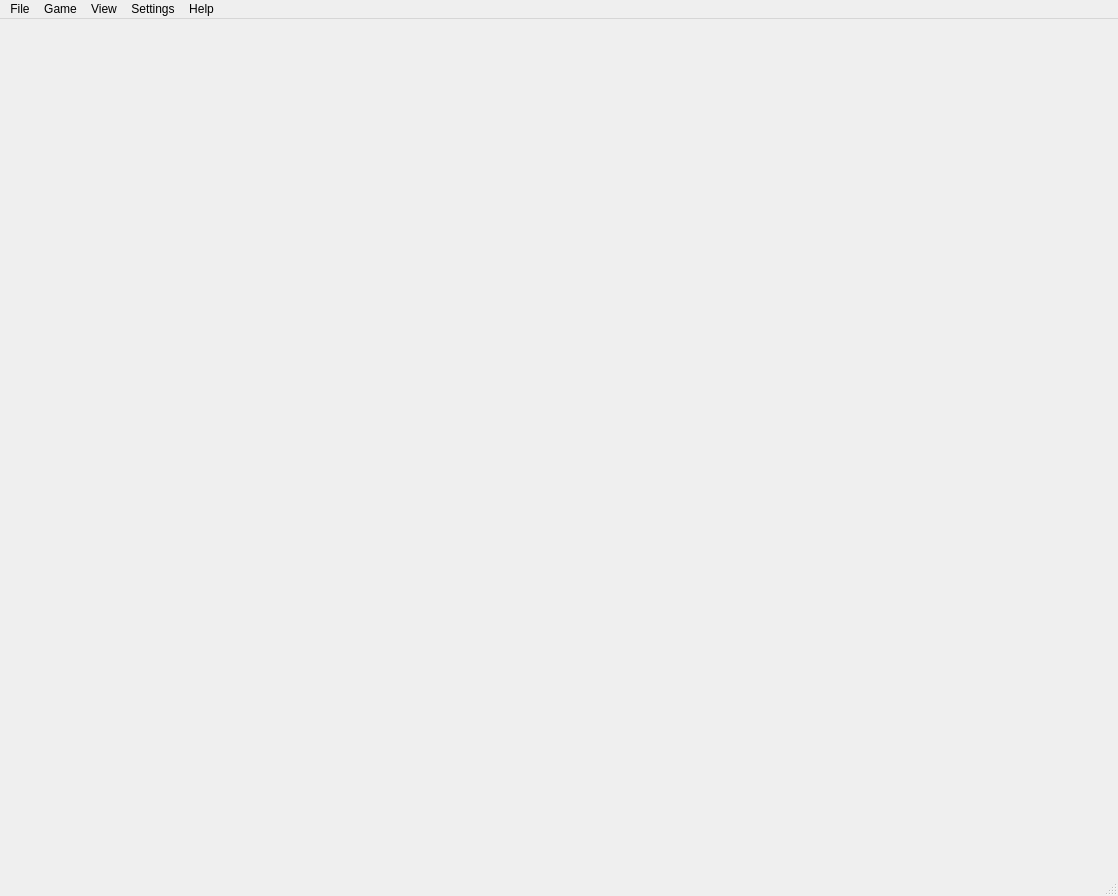
<?xml version="1.0" encoding="UTF-8"?>
<ui version="4.0">
 <class>MainWindow</class>
 <widget class="QMainWindow" name="MainWindow">
  <property name="geometry">
   <rect>
    <x>0</x>
    <y>0</y>
    <width>1118</width>
    <height>896</height>
   </rect>
  </property>
  <property name="windowTitle">
   <string>MainWindow</string>
  </property>
  <widget class="QWidget" name="centralwidget"/>
  <widget class="QMenuBar" name="menubar">
   <property name="geometry">
    <rect>
     <x>0</x>
     <y>0</y>
     <width>1118</width>
     <height>21</height>
    </rect>
   </property>
   <widget class="QMenu" name="menuFile">
    <property name="title">
     <string>File</string>
    </property>
    <addaction name="actionNew"/>
    <addaction name="actionLoad_Game"/>
    <addaction name="actionExit"/>
   </widget>
   <widget class="QMenu" name="menuView">
    <property name="title">
     <string>View</string>
    </property>
    <addaction name="actionShow_Debug"/>
    <addaction name="actionShow_Maths"/>
   </widget>
   <widget class="QMenu" name="menuSettings">
    <property name="title">
     <string>Settings</string>
    </property>
   </widget>
   <widget class="QMenu" name="menuHelp">
    <property name="title">
     <string>Help</string>
    </property>
   </widget>
   <widget class="QMenu" name="menuGame">
    <property name="title">
     <string>Game</string>
    </property>
    <addaction name="actionReset"/>
   </widget>
   <addaction name="menuFile"/>
   <addaction name="menuGame"/>
   <addaction name="menuView"/>
   <addaction name="menuSettings"/>
   <addaction name="menuHelp"/>
  </widget>
  <widget class="QStatusBar" name="statusbar"/>
  <action name="actionNew">
   <property name="text">
    <string>New Game</string>
   </property>
  </action>
  <action name="actionLoad_Game">
   <property name="text">
    <string>Load Game</string>
   </property>
  </action>
  <action name="actionShow_Debug">
   <property name="text">
    <string>Show Debug</string>
   </property>
  </action>
  <action name="actionShow_Maths">
   <property name="text">
    <string>Show Maths</string>
   </property>
  </action>
  <action name="actionExit">
   <property name="text">
    <string>Exit</string>
   </property>
  </action>
  <action name="actionReset">
   <property name="text">
    <string>Reset</string>
   </property>
  </action>
 </widget>
 <resources/>
 <connections/>
</ui>
